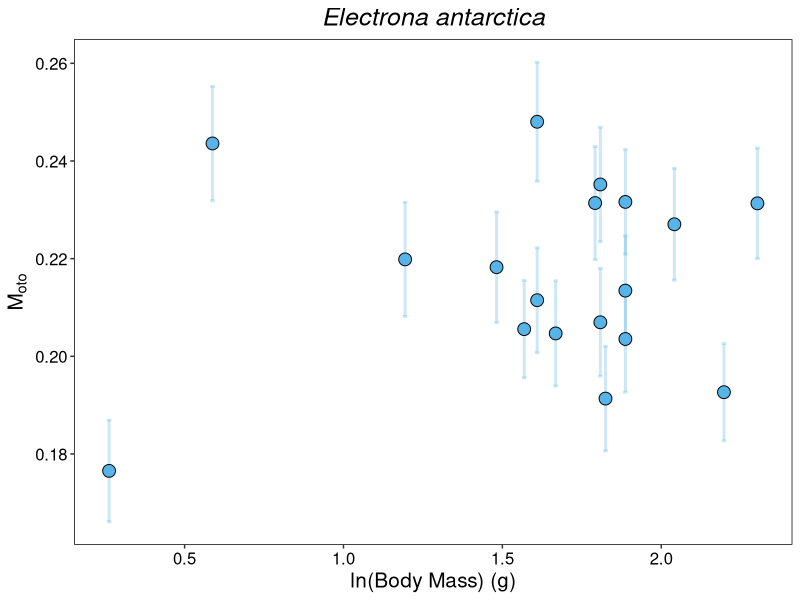
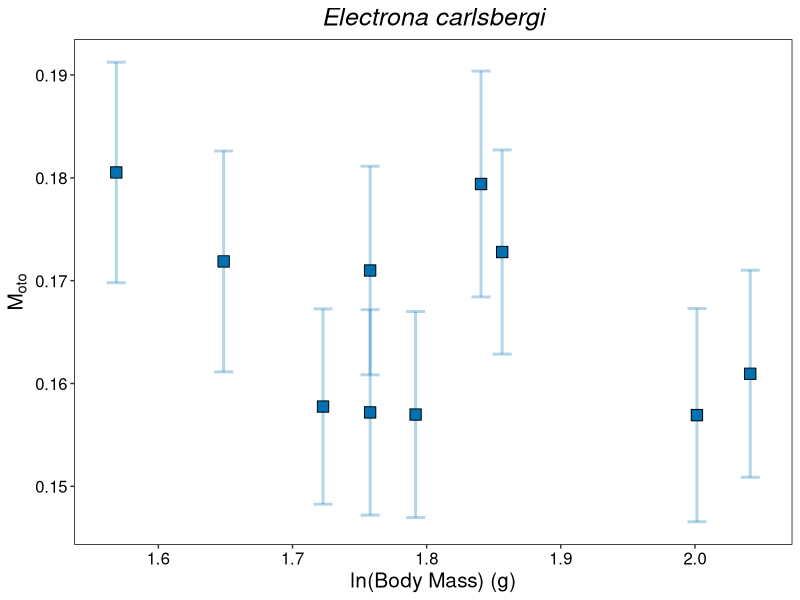
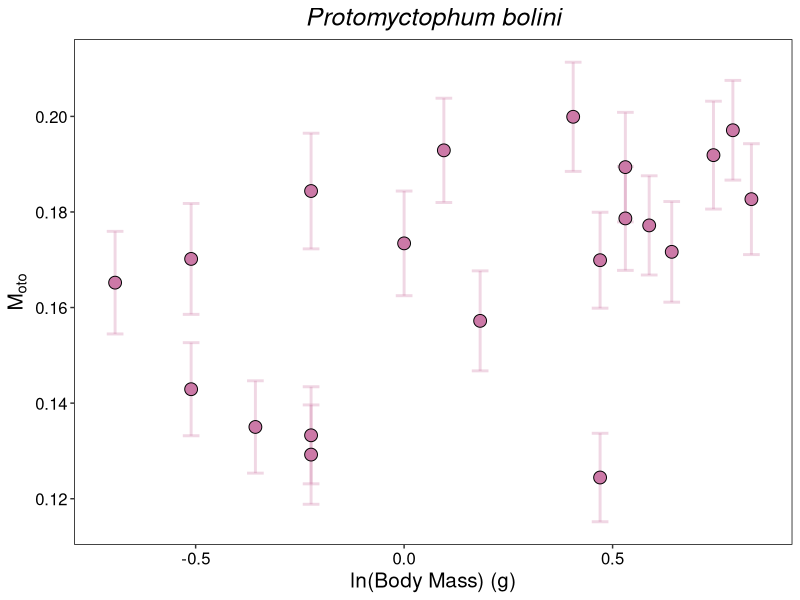
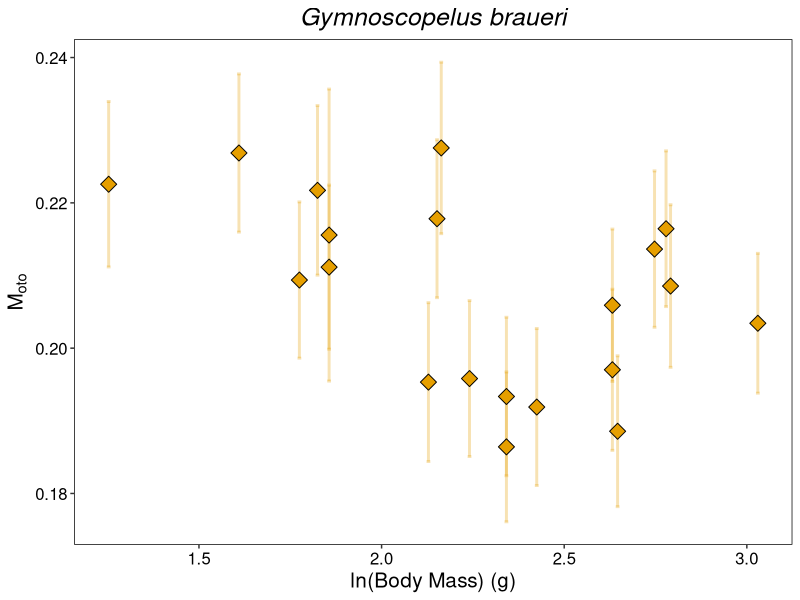
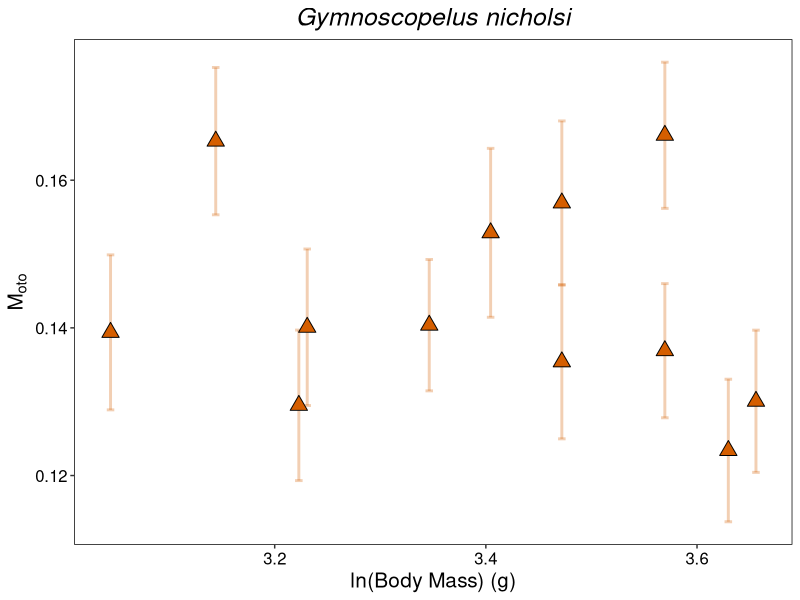
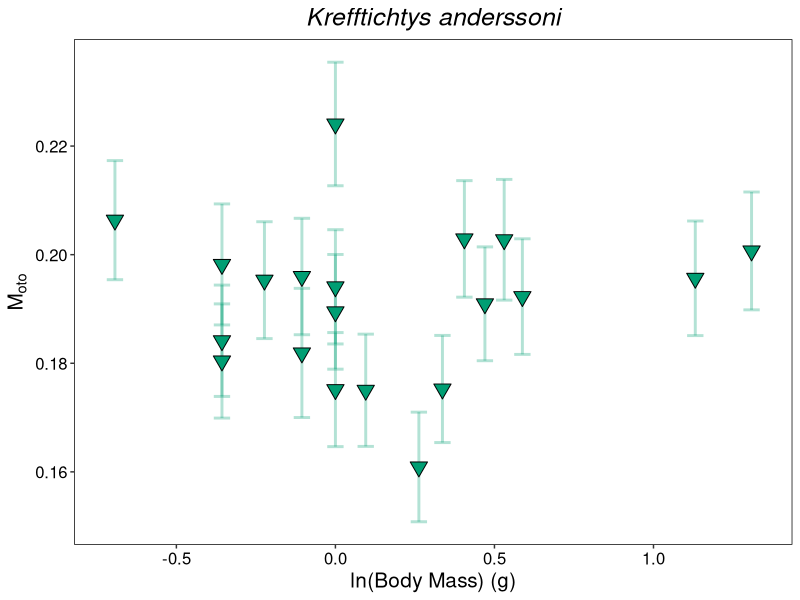
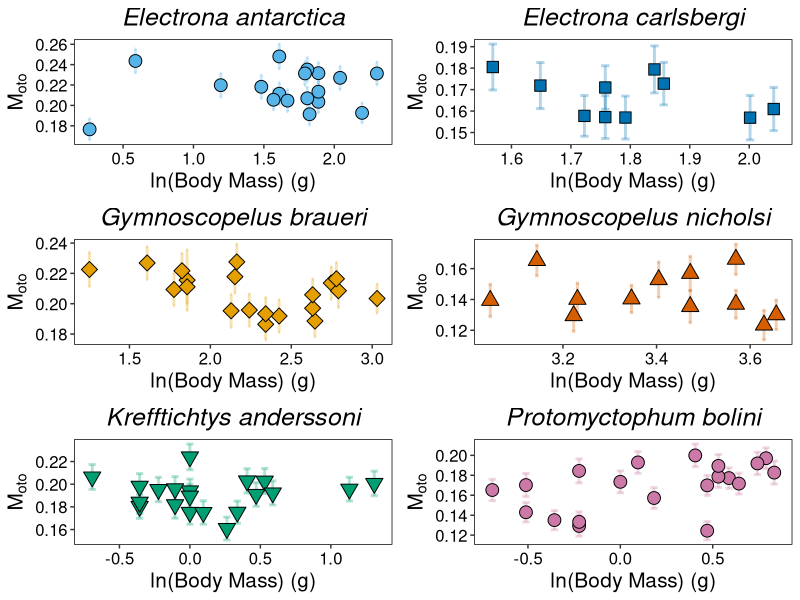
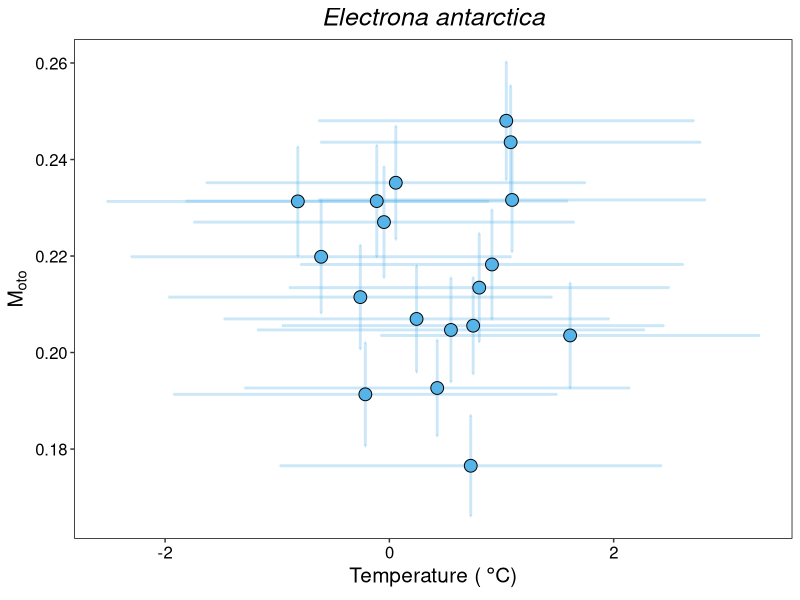

The R script that drew these images, in order:
### Plot Individual ###

library(tidyverse)
library(gridExtra)

myct <- read.csv("Myctophids_M_Temp.csv")
myct_tidy <- filter(myct, Weight_SD == "0")
myct_tidy <- filter(myct_tidy, !is.na(mean_M))
myct_tidy$ln_Weight <- log(myct_tidy$Weight.x)

## Subset to species

ELN <- filter(myct_tidy, Label == "ELN")
ELC <- filter(myct_tidy, Label == "ELC")
PRM <- filter(myct_tidy, Label == "PRM")
GYR <- filter(myct_tidy, Label == "GYR")
GYN <- filter(myct_tidy, Label == "GYN")
KRA <- filter(myct_tidy, Label == "KRA")

## Plot mass

ELN_col <- c("#56B4E9")

ELN_plot <- ggplot(ELN, aes(ln_Weight, mean_M)) +
  scale_fill_manual(values = ELN_col) +
  scale_colour_manual(values = ELN_col) +
  geom_errorbar(aes(ymin = mean_M - sd_M, # Vertical
                    ymax = mean_M + sd_M, col = ELN_col), alpha = 0.3, lwd = 1) +
  geom_point(aes(fill = sciname, shape = sciname), size = 4) + # Colour points according to species
  #geom_abline(aes(intercept = 0.1963, slope = 0.0262), lwd = 1) +
  # Customise the theme
  scale_shape_manual(values = c(21)) +
  xlab("ln(Body Mass) (g)") +
  ylab(expression("M" ["oto"])) +
  ggtitle("Electrona antarctica") +
  # Add error-bars using sd
  theme(panel.background = element_blank(), # Keep the background blank
        text = element_text(size = 15),
        panel.border = element_rect(colour = "black", fill = NA),
        legend.position = "none",
        plot.title = element_text(face = "italic", hjust = 0.5),
        axis.text.x = element_text(colour = "black"),
        axis.text.y = element_text(colour = "black"))  # Print the minor gridlines

ELN_plot

ELC_col <- c("#0072B2")

ELC_plot <- ggplot(ELC, aes(ln_Weight, mean_M)) +
  scale_fill_manual(values = ELC_col) +
  scale_colour_manual(values = ELC_col) +
  # Colour error-bars according to species
  geom_errorbar(aes(ymin = mean_M - sd_M, # Vertical
                    ymax = mean_M + sd_M, col = ELC_col), alpha = 0.3, lwd = 1) +
  geom_point(aes(fill = sciname, shape = sciname), size = 4) + # Colour points according to species
  #geom_abline(aes(intercept = 0.1963, slope = 0.0262), lwd = 1) +
  # Customise the theme
  scale_shape_manual(values = c(22)) +
  xlab("ln(Body Mass) (g)") +
  ylab(expression("M" ["oto"])) +
  ggtitle("Electrona carlsbergi") +
  # Add error-bars using sd
  theme(panel.background = element_blank(), # Keep the background blank
        text = element_text(size = 15),
        panel.border = element_rect(colour = "black", fill = NA),
        legend.position = "none",
        plot.title = element_text(face = "italic", hjust = 0.5),
        axis.text.x = element_text(colour = "black"),
        axis.text.y = element_text(colour = "black"))  # Print the minor gridlines

ELC_plot

PRM_col <- c("#CC79A7")

PRM_plot <- ggplot(PRM, aes(ln_Weight, mean_M)) +
  scale_fill_manual(values = PRM_col) +
  scale_colour_manual(values = PRM_col) +
  # Colour error-bars according to species
  geom_errorbar(aes(ymin = mean_M - sd_M, # Vertical
                    ymax = mean_M + sd_M, col = PRM_col), alpha = 0.3, lwd = 1) +
  geom_point(aes(fill = sciname, shape = sciname), size = 4) + # Colour points according to species
  #geom_abline(aes(intercept = 0.1963, slope = 0.0262), lwd = 1) +
  # Customise the theme
  scale_shape_manual(values = c(21)) +
  xlab("ln(Body Mass) (g)") +
  ylab(expression("M" ["oto"])) +
  ggtitle("Protomyctophum bolini") +
  # Add error-bars using sd
  theme(panel.background = element_blank(), # Keep the background blank
        text = element_text(size = 15),
        panel.border = element_rect(colour = "black", fill = NA),
        legend.position = "none",
        plot.title = element_text(face = "italic", hjust = 0.5),
        axis.text.x = element_text(colour = "black"),
        axis.text.y = element_text(colour = "black"))  # Print the minor gridlines

PRM_plot

GYR_col <- c("#E69F00")

GYR_plot <- ggplot(GYR, aes(ln_Weight, mean_M)) +
  scale_fill_manual(values = GYR_col) +
  scale_colour_manual(values = GYR_col) +
  # Colour error-bars according to species
  geom_errorbar(aes(ymin = mean_M - sd_M, # Vertical
                    ymax = mean_M + sd_M, col = GYR_col), alpha = 0.3, lwd = 1) +
  geom_point(aes(fill = sciname, shape = sciname), size = 4) + # Colour points according to species
  #geom_abline(aes(intercept = 0.2162, slope = -0.0159), lwd = 1) +
  # Customise the theme
  scale_shape_manual(values = c(23)) +
  xlab("ln(Body Mass) (g)") +
  ylab(expression("M" ["oto"])) +
  ggtitle("Gymnoscopelus braueri") +
  # Add error-bars using sd
  theme(panel.background = element_blank(), # Keep the background blank
        text = element_text(size = 15),
        panel.border = element_rect(colour = "black", fill = NA),
        legend.position = "none",
        plot.title = element_text(face = "italic", hjust = 0.5),
        axis.text.x = element_text(colour = "black"),
        axis.text.y = element_text(colour = "black"))  # Print the minor gridlines

GYR_plot

GYN_col <- c("#D55E00")

GYN_plot <- ggplot(GYN, aes(ln_Weight, mean_M)) +
  scale_fill_manual(values = GYN_col) +
  scale_colour_manual(values = GYN_col) +
  # Colour error-bars according to species
  geom_errorbar(aes(ymin = mean_M - sd_M, # Vertical
                    ymax = mean_M + sd_M, col = "GYN_col"), alpha = 0.3, lwd = 1) +
  geom_point(aes(fill = sciname, shape = sciname), size = 4) + # Colour points according to species
  #geom_abline(aes(intercept = 0.1963, slope = 0.0262), lwd = 1) +
  # Customise the theme
  scale_shape_manual(values = c(24)) +
  xlab("ln(Body Mass) (g)") +
  ylab(expression("M" ["oto"])) +
  ggtitle("Gymnoscopelus nicholsi") +
  # Add error-bars using sd
  theme(panel.background = element_blank(), # Keep the background blank
        text = element_text(size = 15),
        panel.border = element_rect(colour = "black", fill = NA),
        legend.position = "none",
        plot.title = element_text (face = "italic", hjust = 0.5),
        axis.text.x = element_text(colour = "black"),
        axis.text.y = element_text(colour = "black"))  # Print the minor gridlines

GYN_plot

KRA_col <- c("#009E73")

KRA_plot <- ggplot(KRA, aes(ln_Weight, mean_M)) +
  scale_fill_manual(values = KRA_col) +
  scale_colour_manual(values = KRA_col) +
  # Colour error-bars according to species
  geom_errorbar(aes(ymin = mean_M - sd_M, # Vertical
                    ymax = mean_M + sd_M, col = KRA_col), alpha = 0.3, lwd = 1) +
  geom_point(aes(fill = sciname, shape = sciname), size = 4) + # Colour points according to species
  #geom_abline(aes(intercept = 0.1963, slope = 0.0262), lwd = 1) +
  # Customise the theme
  scale_shape_manual(values = c(25)) +
  xlab("ln(Body Mass) (g)") +
  ylab(expression("M" ["oto"])) +
  ggtitle("Krefftichtys anderssoni") +
  # Add error-bars using sd
  theme(panel.background = element_blank(), # Keep the background blank
        text = element_text(size = 15),
        panel.border = element_rect(colour = "black", fill = NA),
        legend.position = "none",
        plot.title = element_text(face = "italic", hjust = 0.5),
        axis.text.x = element_text(colour = "black"),
        axis.text.y = element_text(colour = "black"))  # Print the minor gridlines

KRA_plot

grid.arrange(ELN_plot, ELC_plot,
             GYR_plot, GYN_plot,
             KRA_plot, PRM_plot)

## Plot temp

ELN_col <- c("#56B4E9")

ELN_plot <- ggplot(ELN, aes(mean_Temp, mean_M)) +
  scale_fill_manual(values = ELN_col) +
  scale_colour_manual(values = ELN_col) +
  geom_errorbar(aes(ymin = mean_M - sd_M, # Vertical
                    ymax = mean_M + sd_M, col = ELN_col), alpha = 0.3, lwd = 1) +
  geom_errorbarh(aes(xmin = mean_Temp - sd_Temp, # Horizontal
                    xmax = mean_Temp + sd_Temp, col = ELN_col), alpha = 0.3, lwd = 1) +
  geom_point(aes(fill = sciname, shape = sciname), size = 4) + # Colour points according to species
  #geom_abline(aes(intercept = 0.1963, slope = 0.0262), lwd = 1) +
  # Customise the theme
  scale_shape_manual(values = c(21)) +
  xlab(expression('Temperature ('*~degree*C*')')) +
  ylab(expression("M" ["oto"])) +
  ggtitle("Electrona antarctica") +
  # Add error-bars using sd
  theme(panel.background = element_blank(), # Keep the background blank
        text = element_text(size = 15),
        panel.border = element_rect(colour = "black", fill = NA),
        legend.position = "none",
        plot.title = element_text(face = "italic", hjust = 0.5),
        axis.text.x = element_text(colour = "black"),
        axis.text.y = element_text(colour = "black"))  # Print the minor gridlines

ELN_plot

ELC_col <- c("#0072B2")

ELC_plot <- ggplot(ELC, aes(mean_Temp, mean_M)) +
  scale_fill_manual(values = ELC_col) +
  scale_colour_manual(values = ELC_col) +
  # Colour error-bars according to species
  geom_errorbar(aes(ymin = mean_M - sd_M, # Vertical
                    ymax = mean_M + sd_M, col = ELC_col), alpha = 0.3, lwd = 1) +
  geom_errorbarh(aes(xmin = mean_Temp - sd_Temp, # Horizontal
                     xmax = mean_Temp + sd_Temp, col = ELC_col), alpha = 0.3, lwd = 1) +
  geom_point(aes(fill = sciname, shape = sciname), size = 4) + # Colour points according to species
  #geom_abline(aes(intercept = 0.1963, slope = 0.0262), lwd = 1) +
  # Customise the theme
  scale_shape_manual(values = c(22)) +
  xlab(expression('Temperature ('*~degree*C*')')) +
  ylab(expression("M" ["oto"])) +
  ggtitle("Electrona carlsbergi") +
  # Add error-bars using sd
  theme(panel.background = element_blank(), # Keep the background blank
        text = element_text(size = 15),
        panel.border = element_rect(colour = "black", fill = NA),
        legend.position = "none",
        plot.title = element_text(face = "italic", hjust = 0.5),
        axis.text.x = element_text(colour = "black"),
        axis.text.y = element_text(colour = "black"))  # Print the minor gridlines

ELC_plot

PRM_col <- c("#CC79A7")

PRM_plot <- ggplot(PRM, aes(mean_Temp, mean_M)) +
  scale_fill_manual(values = PRM_col) +
  scale_colour_manual(values = PRM_col) +
  # Colour error-bars according to species
  geom_errorbar(aes(ymin = mean_M - sd_M, # Vertical
                    ymax = mean_M + sd_M, col = PRM_col), alpha = 0.3, lwd = 1) +
  geom_errorbarh(aes(xmin = mean_Temp - sd_Temp, # Horizontal
                     xmax = mean_Temp + sd_Temp, col = PRM_col), alpha = 0.3, lwd = 1) +
  geom_point(aes(fill = sciname, shape = sciname), size = 4) + # Colour points according to species
  #geom_abline(aes(intercept = 0.1963, slope = 0.0262), lwd = 1) +
  # Customise the theme
  scale_shape_manual(values = c(21)) +
  xlab(expression('Temperature ('*~degree*C*')')) +
  ylab(expression("M" ["oto"])) +
  ggtitle("Protomyctophum bolini") +
  # Add error-bars using sd
  theme(panel.background = element_blank(), # Keep the background blank
        text = element_text(size = 15),
        panel.border = element_rect(colour = "black", fill = NA),
        legend.position = "none",
        plot.title = element_text(face = "italic", hjust = 0.5),
        axis.text.x = element_text(colour = "black"),
        axis.text.y = element_text(colour = "black"))  # Print the minor gridlines

PRM_plot

GYR_col <- c("#E69F00")

GYR_plot <- ggplot(GYR, aes(mean_Temp, mean_M)) +
  scale_fill_manual(values = GYR_col) +
  scale_colour_manual(values = GYR_col) +
  # Colour error-bars according to species
  geom_errorbar(aes(ymin = mean_M - sd_M, # Vertical
                    ymax = mean_M + sd_M, col = GYR_col), alpha = 0.3, lwd = 1) +
  geom_errorbarh(aes(xmin = mean_Temp - sd_Temp, # Horizontal
                     xmax = mean_Temp + sd_Temp, col = GYR_col), alpha = 0.3, lwd = 1) +
  geom_point(aes(fill = sciname, shape = sciname), size = 4) + # Colour points according to species
  #geom_abline(aes(intercept = 0.2162, slope = -0.0159), lwd = 1) +
  # Customise the theme
  scale_shape_manual(values = c(23)) +
  xlab(expression('Temperature ('*~degree*C*')')) +
  ylab(expression("M" ["oto"])) +
  ggtitle("Gymnoscopelus braueri") +
  # Add error-bars using sd
  theme(panel.background = element_blank(), # Keep the background blank
        text = element_text(size = 15),
        panel.border = element_rect(colour = "black", fill = NA),
        legend.position = "none",
        plot.title = element_text(face = "italic", hjust = 0.5),
        axis.text.x = element_text(colour = "black"),
        axis.text.y = element_text(colour = "black"))  # Print the minor gridlines

GYR_plot

GYN_col <- c("#D55E00")

GYN_plot <- ggplot(GYN, aes(mean_Temp, mean_M)) +
  scale_fill_manual(values = GYN_col) +
  scale_colour_manual(values = GYN_col) +
  # Colour error-bars according to species
  geom_errorbar(aes(ymin = mean_M - sd_M, # Vertical
                    ymax = mean_M + sd_M, col = GYN_col), alpha = 0.3, lwd = 1) +
  geom_errorbarh(aes(xmin = mean_Temp - sd_Temp, # Horizontal
                     xmax = mean_Temp + sd_Temp, col = GYN_col), alpha = 0.3, lwd = 1) +
  geom_point(aes(fill = sciname, shape = sciname), size = 4) + # Colour points according to species
  #geom_abline(aes(intercept = 0.1963, slope = 0.0262), lwd = 1) +
  # Customise the theme
  scale_shape_manual(values = c(24)) +
  xlab(expression('Temperature ('*~degree*C*')')) +
  ylab(expression("M" ["oto"])) +
  ggtitle("Gymnoscopelus nicholsi") +
  # Add error-bars using sd
  theme(panel.background = element_blank(), # Keep the background blank
        text = element_text(size = 15),
        panel.border = element_rect(colour = "black", fill = NA),
        legend.position = "none",
        plot.title = element_text (face = "italic", hjust = 0.5),
        axis.text.x = element_text(colour = "black"),
        axis.text.y = element_text(colour = "black"))  # Print the minor gridlines

GYN_plot

KRA_col <- c("#009E73")

KRA_plot <- ggplot(KRA, aes(mean_Temp, mean_M)) +
  scale_fill_manual(values = KRA_col) +
  scale_colour_manual(values = KRA_col) +
  # Colour error-bars according to species
  geom_errorbar(aes(ymin = mean_M - sd_M, # Vertical
                    ymax = mean_M + sd_M, col = KRA_col), alpha = 0.3, lwd = 1) +
  geom_errorbarh(aes(xmin = mean_Temp - sd_Temp, # Horizontal
                     xmax = mean_Temp + sd_Temp, col = KRA_col), alpha = 0.3, lwd = 1) +
  geom_point(aes(fill = sciname, shape = sciname), size = 4) + # Colour points according to species
  #geom_abline(aes(intercept = 0.1963, slope = 0.0262), lwd = 1) +
  # Customise the theme
  scale_shape_manual(values = c(25)) +
  xlab(expression('Temperature ('*~degree*C*')')) +
  ylab(expression("M" ["oto"])) +
  ggtitle("Krefftichtys anderssoni") +
  # Add error-bars using sd
  theme(panel.background = element_blank(), # Keep the background blank
        text = element_text(size = 15),
        panel.border = element_rect(colour = "black", fill = NA),
        legend.position = "none",
        plot.title = element_text(face = "italic", hjust = 0.5),
        axis.text.x = element_text(colour = "black"),
        axis.text.y = element_text(colour = "black"))  # Print the minor gridlines

KRA_plot

grid.arrange(ELN_plot, ELC_plot,
             GYR_plot, GYN_plot,
             KRA_plot, PRM_plot)
